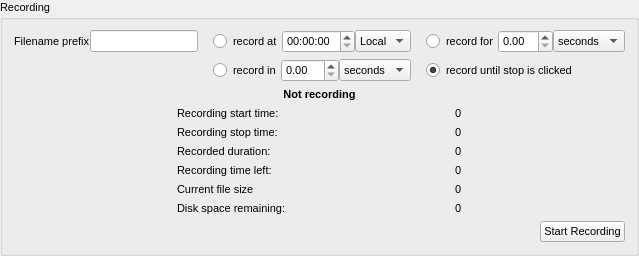
    <widget class="QGroupBox" name="groupBox">
     <property name="font">
      <font>
       <pointsize>8</pointsize>
      </font>
     </property>
     <property name="title">
      <string>Recording</string>
     </property>
     <layout class="QVBoxLayout" name="verticalLayout_2">
      <item>
       <layout class="QGridLayout" name="gridLayout">
        <property name="horizontalSpacing">
         <number>15</number>
        </property>
        <item row="0" column="0">
         <layout class="QHBoxLayout" name="horizontalLayout">
          <item>
           <widget class="QLabel" name="label">
            <property name="font">
             <font>
              <pointsize>8</pointsize>
             </font>
            </property>
            <property name="text">
             <string>Filename prefix</string>
            </property>
           </widget>
          </item>
          <item>
           <widget class="QLineEdit" name="lineEdit_filenamePrefix">
            <property name="font">
             <font>
              <pointsize>8</pointsize>
             </font>
            </property>
           </widget>
          </item>
         </layout>
        </item>
        <item row="0" column="1">
         <layout class="QHBoxLayout" name="horizontalLayout_3">
          <item>
           <widget class="QRadioButton" name="radioButton_recordAt">
            <property name="font">
             <font>
              <pointsize>8</pointsize>
             </font>
            </property>
            <property name="text">
             <string>record at</string>
            </property>
            <property name="checked">
             <bool>false</bool>
            </property>
           </widget>
          </item>
          <item>
           <widget class="QTimeEdit" name="timeEdit_recordAt">
            <property name="font">
             <font>
              <pointsize>8</pointsize>
             </font>
            </property>
            <property name="keyboardTracking">
             <bool>false</bool>
            </property>
            <property name="displayFormat">
             <string>HH:mm:ss </string>
            </property>
            <property name="calendarPopup">
             <bool>false</bool>
            </property>
            <property name="timeSpec">
             <enum>Qt::LocalTime</enum>
            </property>
           </widget>
          </item>
          <item>
           <widget class="QComboBox" name="comboBox_timeZone">
            <property name="font">
             <font>
              <pointsize>8</pointsize>
             </font>
            </property>
            <item>
             <property name="text">
              <string>Local</string>
             </property>
            </item>
            <item>
             <property name="text">
              <string>UTC</string>
             </property>
            </item>
           </widget>
          </item>
         </layout>
        </item>
        <item row="0" column="2">
         <layout class="QHBoxLayout" name="horizontalLayout_4">
          <item>
           <widget class="QRadioButton" name="radioButton_recordFor">
            <property name="font">
             <font>
              <pointsize>8</pointsize>
             </font>
            </property>
            <property name="text">
             <string>record for</string>
            </property>
           </widget>
          </item>
          <item>
           <widget class="QDoubleSpinBox" name="doubleSpinBox_recordFor">
            <property name="font">
             <font>
              <pointsize>8</pointsize>
             </font>
            </property>
            <property name="keyboardTracking">
             <bool>false</bool>
            </property>
           </widget>
          </item>
          <item>
           <widget class="QComboBox" name="comboBox_recordForUnits">
            <property name="font">
             <font>
              <pointsize>8</pointsize>
             </font>
            </property>
            <item>
             <property name="text">
              <string>seconds</string>
             </property>
            </item>
            <item>
             <property name="text">
              <string>minutes</string>
             </property>
            </item>
            <item>
             <property name="text">
              <string>hours</string>
             </property>
            </item>
           </widget>
          </item>
         </layout>
        </item>
        <item row="1" column="1">
         <layout class="QHBoxLayout" name="horizontalLayout_2">
          <item>
           <widget class="QRadioButton" name="radioButton_recordIn">
            <property name="font">
             <font>
              <pointsize>8</pointsize>
             </font>
            </property>
            <property name="text">
             <string>record in</string>
            </property>
           </widget>
          </item>
          <item>
           <widget class="QDoubleSpinBox" name="doubleSpinBox_recordIn">
            <property name="font">
             <font>
              <pointsize>8</pointsize>
             </font>
            </property>
            <property name="keyboardTracking">
             <bool>false</bool>
            </property>
           </widget>
          </item>
          <item>
           <widget class="QComboBox" name="comboBox_recordInUnits">
            <property name="font">
             <font>
              <pointsize>8</pointsize>
             </font>
            </property>
            <item>
             <property name="text">
              <string>seconds</string>
             </property>
            </item>
            <item>
             <property name="text">
              <string>minutes</string>
             </property>
            </item>
            <item>
             <property name="text">
              <string>hours</string>
             </property>
            </item>
           </widget>
          </item>
         </layout>
        </item>
        <item row="1" column="2">
         <widget class="QRadioButton" name="radioButton_recordUntilStopped">
          <property name="font">
           <font>
            <pointsize>8</pointsize>
           </font>
          </property>
          <property name="text">
           <string>record until stop is clicked</string>
          </property>
          <property name="checked">
           <bool>true</bool>
          </property>
         </widget>
        </item>
       </layout>
      </item>
      <item>
       <widget class="QLabel" name="label_status">
        <property name="font">
         <font>
          <pointsize>8</pointsize>
          <weight>75</weight>
          <bold>true</bold>
         </font>
        </property>
        <property name="text">
         <string>Not recording</string>
        </property>
        <property name="alignment">
         <set>Qt::AlignCenter</set>
        </property>
       </widget>
      </item>
      <item>
       <layout class="QGridLayout" name="gridLayout_3">
        <item row="0" column="0">
         <widget class="QLabel" name="label_2">
          <property name="font">
           <font>
            <pointsize>8</pointsize>
           </font>
          </property>
          <property name="text">
           <string>Recording start time:</string>
          </property>
         </widget>
        </item>
        <item row="0" column="1">
         <widget class="QLabel" name="label_recordingStartTime">
          <property name="font">
           <font>
            <pointsize>8</pointsize>
           </font>
          </property>
          <property name="text">
           <string>0</string>
          </property>
         </widget>
        </item>
        <item row="1" column="0">
         <widget class="QLabel" name="label_3">
          <property name="font">
           <font>
            <pointsize>8</pointsize>
           </font>
          </property>
          <property name="text">
           <string>Recording stop time:</string>
          </property>
         </widget>
        </item>
        <item row="1" column="1">
         <widget class="QLabel" name="label_recordingStopTime">
          <property name="font">
           <font>
            <pointsize>8</pointsize>
           </font>
          </property>
          <property name="text">
           <string>0</string>
          </property>
         </widget>
        </item>
        <item row="2" column="0">
         <widget class="QLabel" name="label_4">
          <property name="font">
           <font>
            <pointsize>8</pointsize>
           </font>
          </property>
          <property name="text">
           <string>Recorded duration:</string>
          </property>
         </widget>
        </item>
        <item row="2" column="1">
         <widget class="QLabel" name="label_recordingDuration">
          <property name="font">
           <font>
            <pointsize>8</pointsize>
           </font>
          </property>
          <property name="text">
           <string>0</string>
          </property>
         </widget>
        </item>
        <item row="3" column="0">
         <widget class="QLabel" name="label_5">
          <property name="sizePolicy">
           <sizepolicy hsizetype="Fixed" vsizetype="Fixed">
            <horstretch>0</horstretch>
            <verstretch>0</verstretch>
           </sizepolicy>
          </property>
          <property name="font">
           <font>
            <pointsize>8</pointsize>
           </font>
          </property>
          <property name="text">
           <string>Recording time left:</string>
          </property>
         </widget>
        </item>
        <item row="3" column="1">
         <widget class="QLabel" name="label_recordingTimeLeft">
          <property name="sizePolicy">
           <sizepolicy hsizetype="Fixed" vsizetype="Fixed">
            <horstretch>0</horstretch>
            <verstretch>0</verstretch>
           </sizepolicy>
          </property>
          <property name="font">
           <font>
            <pointsize>8</pointsize>
           </font>
          </property>
          <property name="text">
           <string>0</string>
          </property>
         </widget>
        </item>
        <item row="5" column="0">
         <widget class="QLabel" name="label_6">
          <property name="font">
           <font>
            <pointsize>8</pointsize>
           </font>
          </property>
          <property name="text">
           <string>Disk space remaining:</string>
          </property>
         </widget>
        </item>
        <item row="5" column="1">
         <widget class="QLabel" name="label_diskSpaceRemaining">
          <property name="font">
           <font>
            <pointsize>8</pointsize>
           </font>
          </property>
          <property name="text">
           <string>0</string>
          </property>
         </widget>
        </item>
        <item row="4" column="0">
         <widget class="QLabel" name="label_7">
          <property name="font">
           <font>
            <pointsize>8</pointsize>
           </font>
          </property>
          <property name="text">
           <string>Current file size</string>
          </property>
         </widget>
        </item>
        <item row="4" column="1">
         <widget class="QLabel" name="label_currentFileSize">
          <property name="font">
           <font>
            <pointsize>8</pointsize>
           </font>
          </property>
          <property name="text">
           <string>0</string>
          </property>
         </widget>
        </item>
       </layout>
      </item>
      <item>
       <layout class="QHBoxLayout" name="horizontalLayout_5">
        <item>
         <spacer name="horizontalSpacer">
          <property name="font">
           <font>
            <pointsize>8</pointsize>
           </font>
          </property>
          <property name="orientation">
           <enum>Qt::Horizontal</enum>
          </property>
          <property name="sizeHint" stdset="0">
           <size>
            <width>40</width>
            <height>20</height>
           </size>
          </property>
         </spacer>
        </item>
        <item>
         <widget class="QPushButton" name="pushButton_startStopRecording">
          <property name="font">
           <font>
            <pointsize>8</pointsize>
           </font>
          </property>
          <property name="focusPolicy">
           <enum>Qt::StrongFocus</enum>
          </property>
          <property name="text">
           <string>Start Recording</string>
          </property>
          <property name="autoDefault">
           <bool>false</bool>
          </property>
         </widget>
        </item>
       </layout>
      </item>
     </layout>
    </widget>
